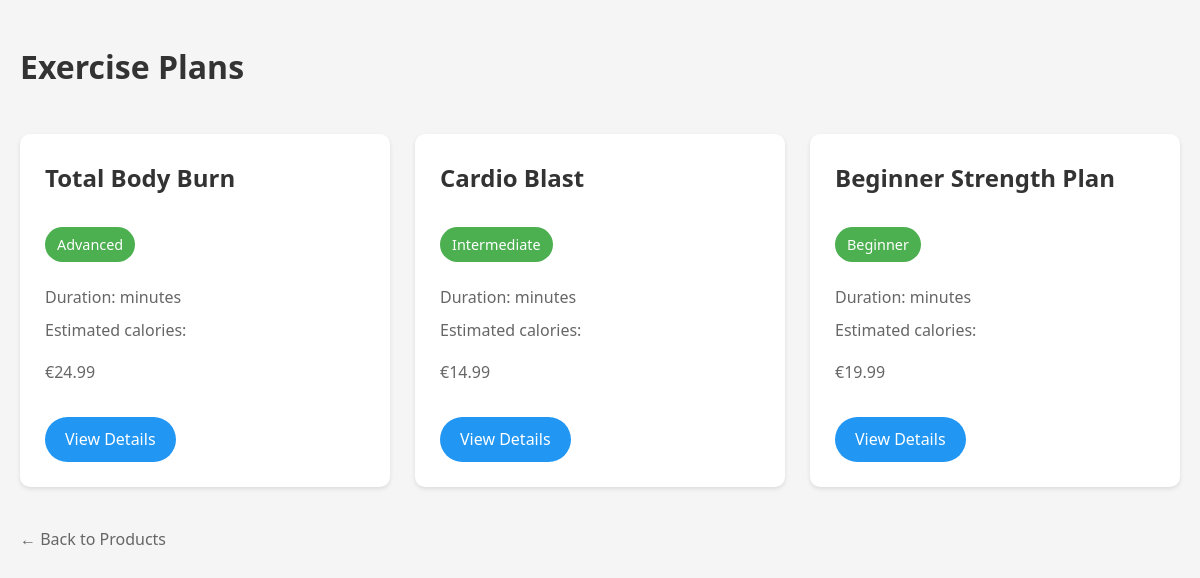
The page /exercise-plans/ (signed in) on the database as committed earlier.
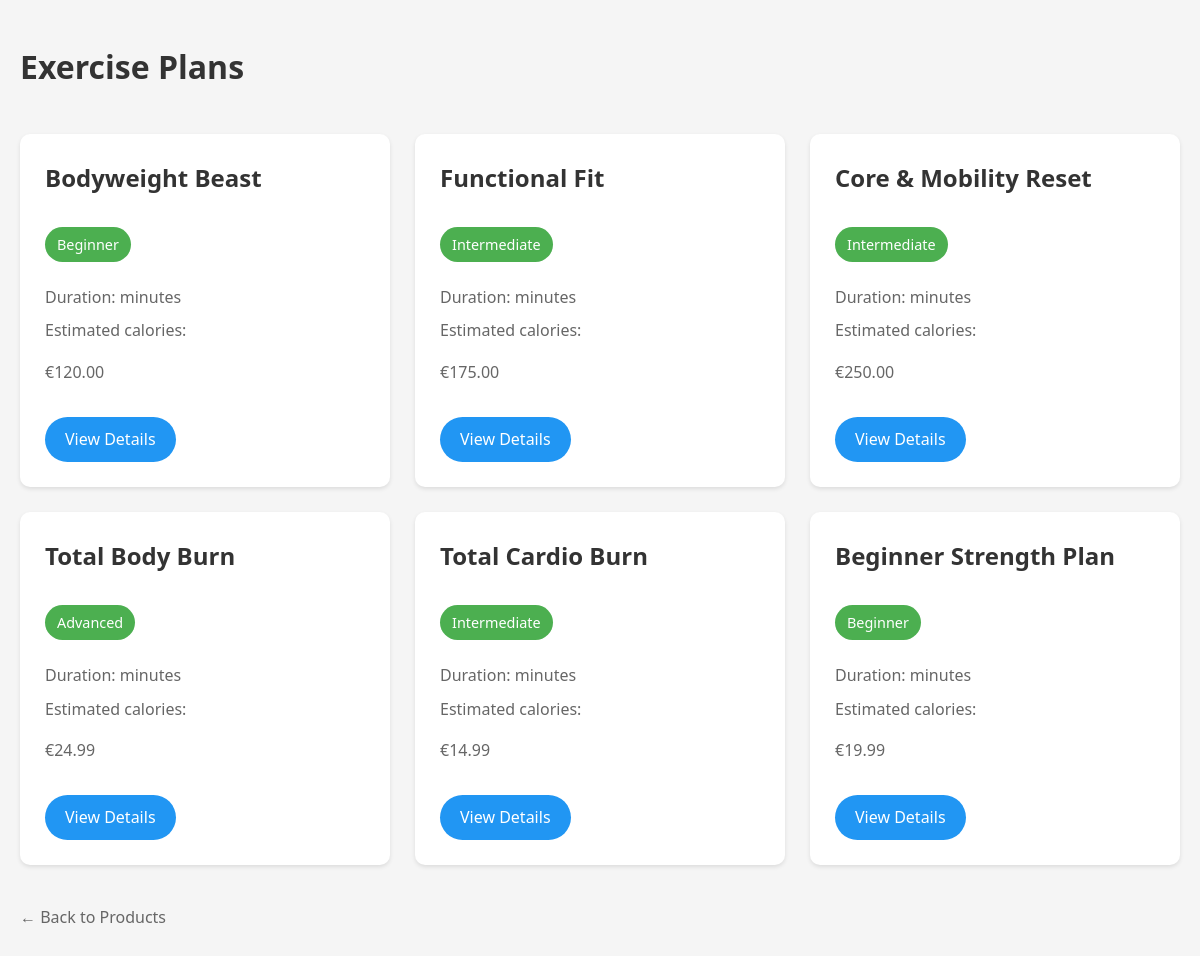
The same page on the database as committed later.
### inventory/models.py (models this page shows, shortened)
class ExercisePlan(models.Model):
    DIFFICULTY_CHOICES = [
        ('beginner', 'Beginner'),
        ('intermediate', 'Intermediate'),
        ('advanced', 'Advanced'),
    ]
    name = models.CharField(max_length=200)
    slug = models.SlugField(unique=True)
    description = models.TextField()
    price = models.DecimalField(max_digits=10, decimal_places=2)
    duration_weeks = models.IntegerField(null=True, blank=True)
    difficulty = models.CharField(max_length=20, choices=DIFFICULTY_CHOICES)
    category = models.ForeignKey(Category, on_delete=models.CASCADE, null=True, blank=True)
    image = models.ImageField(upload_to='exercise_plans/', null=True, blank=True)
    created_at = models.DateTimeField(auto_now_add=True)
    updated_at = models.DateTimeField(auto_now=True)
    class Meta:
        ordering = ['-created_at']

### inventory/views.py (the view)
# urls.py: path('exercise-plans/', exercise_plan_list, name='exercise_plan_list'),
@login_required
def exercise_plan_list(request):
    plans = ExercisePlan.objects.all()
    difficulty = request.GET.get('difficulty')
    if difficulty:
        plans = plans.filter(difficulty=difficulty)
    max_duration = request.GET.get('max_duration')
    if max_duration:
        plans = plans.filter(duration_minutes__lte=int(max_duration))
    return render(request, 'inventory/exercise_plans.html', {
        'plans': plans
    })

### inventory/templates/inventory/exercise_plans.html (shortened to what this page needs)
{% load static %}
<!DOCTYPE html>
<html lang="en">
<head>
    <link rel="stylesheet" href="{% static 'inventory/styles.css' %}">
</head>
<body>
    <div class="container">
        <h1>Exercise Plans</h1>
        <div class="exercise-plans">
            {% for plan in plans %}
                <div class="plan-card">
                    <h2>{{ plan.name }}</h2>
                    <p class="difficulty">{{ plan.get_difficulty_display }}</p>
                    <p class="duration">Duration: {{ plan.duration }} minutes</p>
                    <p class="calories">Estimated calories: {{ plan.calories_burn }}</p>
                    <p class="price">€{{ plan.price }}</p>
                    <a href="{% url 'exercise_plan_detail' plan.id %}" class="view-plan-btn">View Details</a>
                </div>
            {% empty %}
                <p>No exercise plans available at the moment.</p>
            {% endfor %}
        </div>
        <p class="back-link"><a href="{% url 'product_list' %}">← Back to Products</a></p>
    </div>
</body>
</html>

Rows that differ between the two databases and show on the page:
added ExercisePlan: name "Bodyweight Beast", difficulty "Beginner", price "120.00"
added ExercisePlan: name "Functional Fit", difficulty "Intermediate", price "175.00"
added ExercisePlan: name "Core & Mobility Reset", difficulty "Intermediate", price "250.00"
changed ExercisePlan: name "Cardio Blast" → "Total Cardio Burn"
